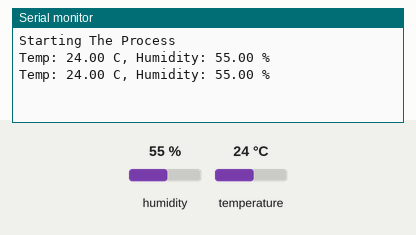
Bench run of a sketch on a simulated Arduino Uno, built with avr-gcc and run on an emulated ATmega328P. Shown: the last lines printed to the serial monitor. The inputs (shaded band) are chosen by the test bench; at power-on: humidity 55 %, temperature 24 °C.

Above: at 2.8 s.
2.9 s: humidity set to 22 %
At 5.0 s:
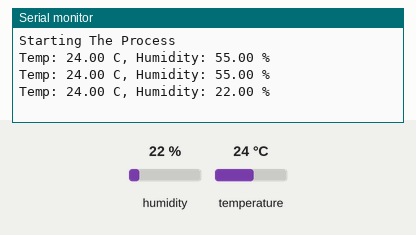
5.6 s: temperature set to 12 °C
At 7.4 s:
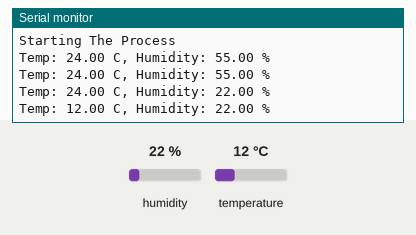
8.3 s: humidity set to 40 %
At 11.1 s:
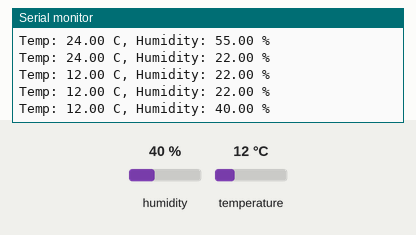
Timing chart, 0 to 12.6 s (numbered marks = the images above; inputs shaded):
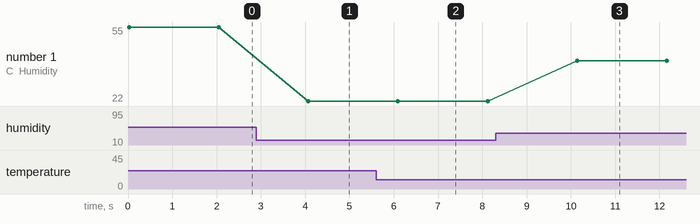

Measured:
- after the input at 2.9 s, the serial monitor: prints a new line after 1.2 s (image 1)
- after the input at 5.6 s, the serial monitor: prints a new line after 0.50 s (image 2)
- after the input at 8.3 s, the serial monitor: prints a new line after 1.8 s (image 3)
- plotted number 1: 55 → 22 after the input at 2.9 s, 22 → 40 after the input at 8.3 s

The sketch:

DHT_sensor.ino
```cpp
#include <DHT.h>

// DHT sensor setup
#define DHTPIN 2
#define DHTTYPE DHT11
DHT dht(DHTPIN, DHTTYPE);

void setup() {
  Serial.begin(9600);
  Serial.println("Starting The Process");
  dht.begin();
}

void loop() {
  float h = dht.readHumidity();
  float t = dht.readTemperature();

  if (isnan(h) || isnan(t)) {
    Serial.println("Error reading from sensor");
  } else {
    Serial.print("Temp: ");
    Serial.print(t);
    Serial.print(" C, Humidity: ");
    Serial.print(h);
    Serial.println(" %");
  }

  delay(2000);
}
```
